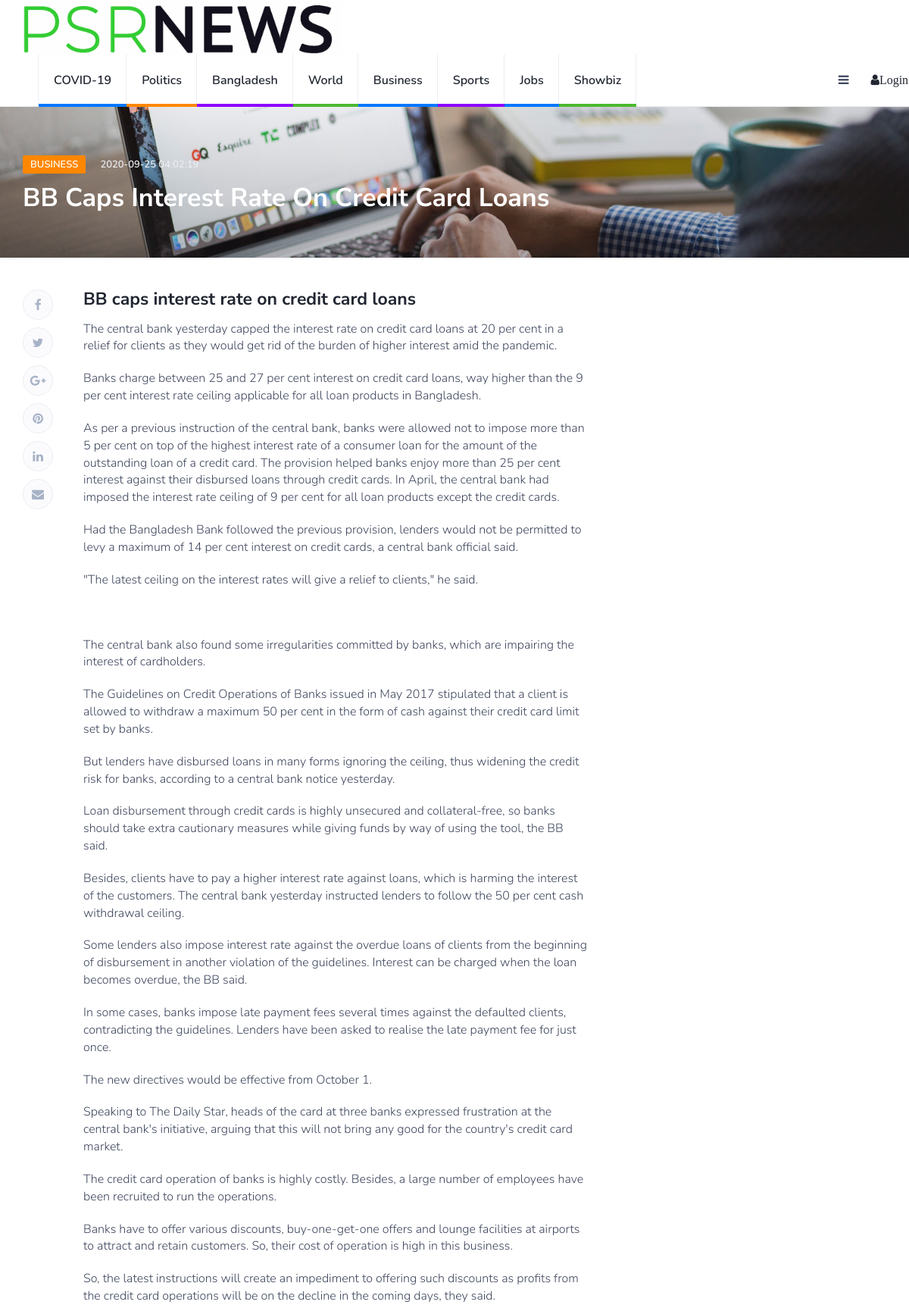
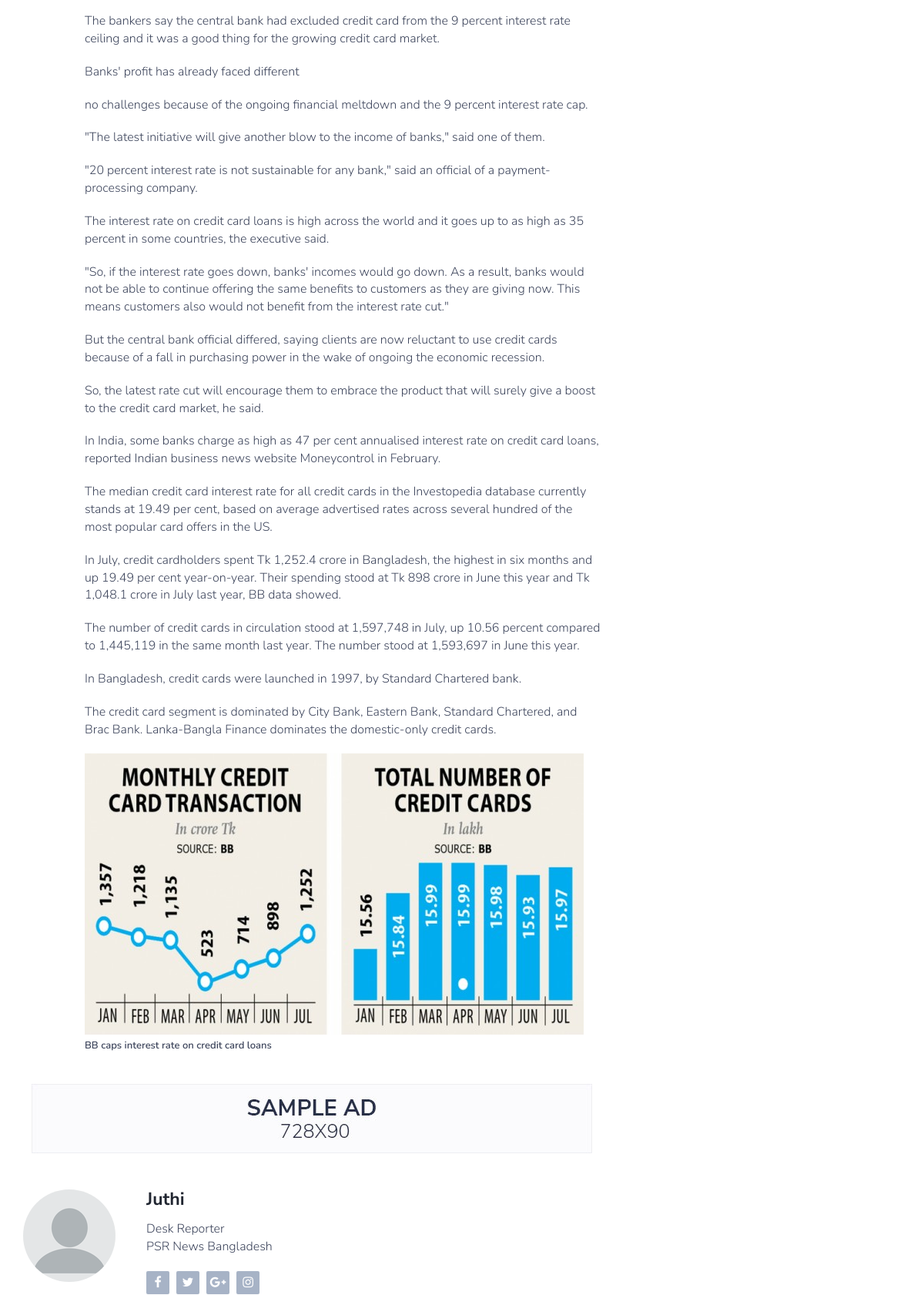
The app's page /viewpostmain.php?id=27 (upper part) with its own data (2 pictures, top to bottom).
### tables this page shows
CREATE TABLE `mainportal` (
  `mid` int(255) NOT NULL,
  `mpublishdate` text NOT NULL DEFAULT current_timestamp(),
  `mtitle` text NOT NULL,
  `mauthorname` varchar(255) NOT NULL,
  `mcatagory` varchar(255) NOT NULL,
  `mimage` varchar(255) NOT NULL,
  `mbody` text NOT NULL,
  `comment` text NOT NULL
);

### viewpostmain.php (the view, shortened to what this page needs)
<?php
if(isset($_GET['id']))
{
	$id = $_GET['id'];
}
 $mysqli =  new mysqli('localhost','root','','project') or die('Error');
 $resultset = $mysqli->query("select * from mainportal where mid=$id ");
 while($rows=$resultset->fetch_assoc())
{
	$publishdate = $rows['mpublishdate'];
	$title = $rows['mtitle'];
	$authorname = $rows['mauthorname'];
	$catagory = $rows['mcatagory'];
	$imgsrc = $rows['mimage'];
	$body = $rows['mbody'];
 }
?>
<!DOCTYPE html>
<html lang="en">
<head>
	<link type="text/css" rel="stylesheet" href="css/bootstrap.min.css" />
	<link rel="stylesheet" href="css/font-awesome.min.css">
	<link type="text/css" rel="stylesheet" href="css/style.css" />
</head>
<head>
	<link type="text/css" rel="stylesheet" href="css/bootstrap.min.css" />
	<link rel="stylesheet" href="css/font-awesome.min.css">
	<link type="text/css" rel="stylesheet" href="css/style.css" />
</head>
<body>
	<header id="header">
		<div id="nav">
			<div id="nav-fixed">
				<div class="container">
					<div class="nav-logo">
						<a href="portalindex.php" class="logo"><img src="./images/logo.png" alt=""></a>
					</div>
					<ul class="nav-menu nav navbar-nav">
					<li class='cat-3'><a href="covid.php">COVID-19</a></li>
					<li class='cat-2'><a href="politics.php">Politics</a></li>
					<li class='cat-4'><a href="bangladesh.php">Bangladesh</a></li>
					<li class='cat-1'><a href="world.php">World</a></li>
					<li class='cat-3'><a href="business.php">Business</a></li>
					<li class='cat-4'><a href="sports.php">Sports</a></li>
					<li class='cat-3'><a href="jobs.php">Jobs</a></li>
					<li class='cat-1'><a href="ent.php">Showbiz</a></li>
					</ul>
					<div class="nav-btns">
						<button class="aside-btn"><i class="fa fa-bars"></i></button>
						<?php
						if(!empty($_SESSION['ab']))
						{
							echo "<a href='authorhome.php'><i class='fa fa-fw fa-user'>$author</i> </a>";
						}
						elseif (!empty($_SESSION['username']))
						{
							echo "<a href='home.php'><i class='fa fa-fw fa-user'>$adminname</i> </a>";
						}
						elseif (!empty($_SESSION['visitor']))
						{
							echo "<a href='portalindex.php'><i class='fa fa-fw fa-user'>$visitor</i> </a>";
						}
						else{
                          echo "<a href='loginsinup.html'><i class='fa fa-fw fa-user'>Login</i> </a>";
						}
						?>
					</div>
				</div>
			</div>
				<div class="section-row">
					<h3>Follow us</h3>
					<ul class="nav-aside-social">
						<li><a href="#"><i class="fa fa-facebook"></i></a></li>
						<li><a href="#"><i class="fa fa-twitter"></i></a></li>
						<li><a href="#"><i class="fa fa-google-plus"></i></a></li>
						<li><a href="#"><i class="fa fa-pinterest"></i></a></li>
					</ul>
				</div>
				<button class="nav-aside-close"><i class="fa fa-times"></i></button>
			</div>
		<div id="post-header" class="page-header">
			<div class="background-img" style="background-image: url('./img/post-page.jpg');"></div>
			<div class="container">
				<div class="row">
					<div class="col-md-10">
						<div class="post-meta">
							<a class="post-category cat-2" href="category.html"><?php echo $catagory; ?></a>
							<span class="post-date"><?php echo $publishdate; ?></span>
						</div>
						<h1><?php echo $title; ?></h1>
					</div>
				</div>
			</div>
		</div>
    </header>
	<div class="section">
		<div class="container">
			<div class="row">
				<div class="col-md-8">
					<div class="section-row sticky-container">
						<div class="main-post">
							<h3><?php echo $title ?></h3>
							<?php echo $body;?>
							<figure class="figure-img">
								<img class="img-responsive" src="<?php echo $imgsrc ?>" alt="">
								<figcaption><?php echo $title ?></figcaption>
							</figure>
						</div>
						<div class="post-shares sticky-shares">
							<a href="#" class="share-facebook"><i class="fa fa-facebook"></i></a>
							<a href="#" class="share-twitter"><i class="fa fa-twitter"></i></a>
							<a href="#" class="share-google-plus"><i class="fa fa-google-plus"></i></a>
							<a href="#" class="share-pinterest"><i class="fa fa-pinterest"></i></a>
							<a href="#" class="share-linkedin"><i class="fa fa-linkedin"></i></a>
							<a href="#"><i class="fa fa-envelope"></i></a>
						</div>
					</div>
					<div class="section-row text-center">
						<a href="#" style="display: inline-block;margin: auto;">
							<img class="img-responsive" src="./img/ad-2.jpg" alt="">
						</a>
					</div>
					<div class="section-row">
						<div class="post-author">
							<div class="media">
								<div class="media-left">
									<img class="media-object" src="./img/author.png" alt="">
								</div>
								<div class="media-body">
									<div class="media-heading">
										<h3><?php echo $authorname?></h3>
									</div>
									<p>Desk Reporter<br>PSR News Bangladesh
									</p>
									<ul class="author-social">
										<li><a href="https://www.facebook.com/muhammadrajibhawlader"><i class="fa fa-facebook"></i></a></li>
										<li><a href="https://twitter.com/rajib_hawlader"><i class="fa fa-twitter"></i></a></li>
										<li><a href="#"><i class="fa fa-google-plus"></i></a></li>
										<li><a href="#"><i class="fa fa-instagram"></i></a></li>
									</ul>
								</div>
							</div>
						</div>
					</div>
		</div>
	</div>
</body>
</html>

### records on screen
mainportal: mcatagory "BUSINESS", mpublishdate "2020-09-25 04:02:19", mtitle "BB Caps Interest Rate On Credit Card Loans", mtitle "BB caps interest rate on credit card loans", mbody "The central bank yesterday capped the interest rate on credit card loans at 20 per cent in a relief for clients as they would get rid of the burden of higher interest amid the pandemic. Banks charge between 25 and 27 per cent interest on credit card loans, way higher than the 9 per cent interest rate ceiling applicable for all loan products in Bangladesh. As per a previous instruction of the central bank, banks were allowed not to impose more than 5 per cent on top of the highest interest rate of a consumer loan for the amount of the outstanding loan of a credit card. The provision helped banks enjoy more than 25 per cent interest against their disbursed loans through credit cards. In…", mimage (picture), mauthorname "Juthi"
